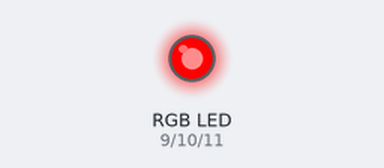
Recording of a sketch running on a simulated Arduino Uno, built with avr-gcc and run on an emulated ATmega328P. Parts: an RGB LED mixed from three pins (HIGH = lit).

Above: at 0.05 s.
At 1.5 s:
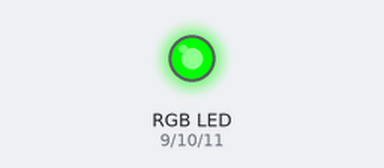
At 3.0 s:
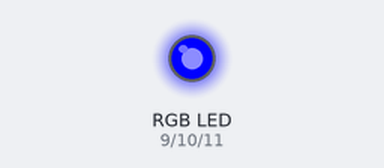
At 6.0 s:
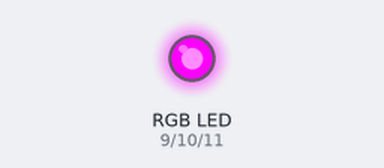
At 9.0 s:
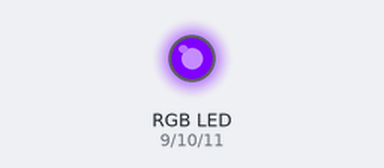
At 12.0 s:
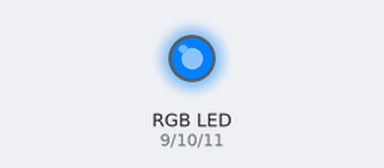
Timing chart, 0 to 15.6 s (numbered marks = the images above):
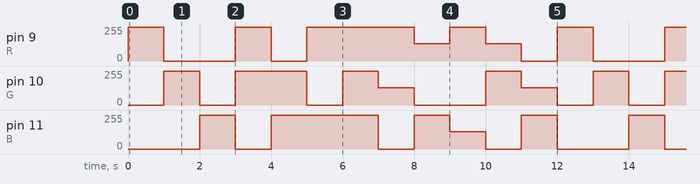

The sketch:

17.ino
```cpp
const int R = 9, G = 10, B = 11;

void setColor(int r, int g, int b) {
  analogWrite(R, r);
  analogWrite(G, g);
  analogWrite(B, b);
}

void setup() {
  pinMode(R, OUTPUT);
  pinMode(G, OUTPUT);
  pinMode(B, OUTPUT);
}

void loop() {
  setColor(255, 0, 0);      delay(1000);    // แดง
  setColor(0, 255, 0);      delay(1000);    // เขียว
  setColor(0, 0, 255);      delay(1000);    // น้ำเงิน
  setColor(255, 255, 0);    delay(1000);    // เหลือง
  setColor(0, 255, 255);    delay(1000);    // ฟ้า/ไซแอน
  setColor(255, 0, 255);    delay(1000);    // ชมพูบานเย็น/มาเจนต้า
  setColor(255, 255, 255);  delay(1000);    // ขาว
  setColor(255, 128, 0);    delay(1000);    // ส้ม
  setColor(128, 0, 255);    delay(1000);    // ม่วง
  setColor(255, 0, 128);    delay(1000);    // ชมพู
  setColor(128, 255, 0);    delay(1000);    // เขียวมะนาว
  setColor(0, 128, 255);    delay(1000);    // ฟ้าอมน้ำเงิน
}
```

Measured:
- by itself, pin 11 (B): repeats every 12.0 s: 0/255 1.0 s, 255/255 3.0 s, 0/255 1.0 s, 255/255 1.0 s, 128/255 1.0 s, 0/255 1.0 s, 255/255 1.0 s, 0/255 2.0 s, 255/255 1.0 s
- by itself, pin 9 (R): repeats every 12.0 s: 0/255 2.0 s, 255/255 1.0 s, 0/255 1.0 s, 255/255 3.0 s, 128/255 1.0 s, 255/255 1.0 s, 128/255 1.0 s, 0/255 1.0 s, 255/255 1.0 s
